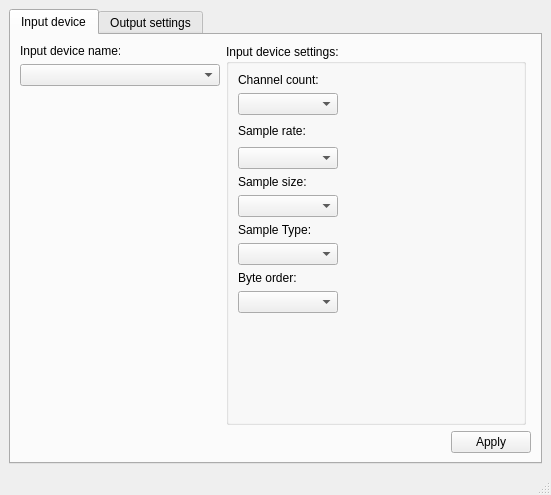
<?xml version="1.0" encoding="UTF-8"?>
<ui version="4.0">
 <class>MainWindow</class>
 <widget class="QMainWindow" name="MainWindow">
  <property name="geometry">
   <rect>
    <x>0</x>
    <y>0</y>
    <width>551</width>
    <height>495</height>
   </rect>
  </property>
  <property name="minimumSize">
   <size>
    <width>450</width>
    <height>495</height>
   </size>
  </property>
  <property name="maximumSize">
   <size>
    <width>551</width>
    <height>495</height>
   </size>
  </property>
  <property name="windowTitle">
   <string>MainWindow</string>
  </property>
  <widget class="QWidget" name="centralwidget">
   <property name="maximumSize">
    <size>
     <width>16777215</width>
     <height>16777215</height>
    </size>
   </property>
   <layout class="QGridLayout" name="gridLayout">
    <item row="0" column="0">
     <widget class="QTabWidget" name="tabWidget">
      <property name="currentIndex">
       <number>0</number>
      </property>
      <widget class="QWidget" name="tab_audioInput">
       <attribute name="title">
        <string>Input device</string>
       </attribute>
       <layout class="QGridLayout" name="gridLayout_2">
        <item row="0" column="0">
         <layout class="QVBoxLayout" name="verticalLayout">
          <item>
           <widget class="QLabel" name="lbl_inDeviceName">
            <property name="sizePolicy">
             <sizepolicy hsizetype="Minimum" vsizetype="Fixed">
              <horstretch>0</horstretch>
              <verstretch>0</verstretch>
             </sizepolicy>
            </property>
            <property name="minimumSize">
             <size>
              <width>100</width>
              <height>0</height>
             </size>
            </property>
            <property name="maximumSize">
             <size>
              <width>100</width>
              <height>16777215</height>
             </size>
            </property>
            <property name="text">
             <string>Input device name:</string>
            </property>
           </widget>
          </item>
          <item>
           <widget class="QComboBox" name="cb_inDeviceList">
            <property name="sizePolicy">
             <sizepolicy hsizetype="Preferred" vsizetype="Fixed">
              <horstretch>0</horstretch>
              <verstretch>0</verstretch>
             </sizepolicy>
            </property>
            <property name="minimumSize">
             <size>
              <width>200</width>
              <height>0</height>
             </size>
            </property>
            <property name="maximumSize">
             <size>
              <width>300</width>
              <height>16777215</height>
             </size>
            </property>
           </widget>
          </item>
          <item>
           <spacer name="verticalSpacer">
            <property name="orientation">
             <enum>Qt::Vertical</enum>
            </property>
            <property name="sizeHint" stdset="0">
             <size>
              <width>20</width>
              <height>40</height>
             </size>
            </property>
           </spacer>
          </item>
         </layout>
        </item>
        <item row="1" column="1">
         <layout class="QHBoxLayout" name="horizontalLayout">
          <item>
           <spacer name="horizontalSpacer">
            <property name="orientation">
             <enum>Qt::Horizontal</enum>
            </property>
            <property name="sizeType">
             <enum>QSizePolicy::Expanding</enum>
            </property>
            <property name="sizeHint" stdset="0">
             <size>
              <width>20</width>
              <height>20</height>
             </size>
            </property>
           </spacer>
          </item>
          <item>
           <widget class="QPushButton" name="btn_inDeviceApply">
            <property name="text">
             <string>Apply</string>
            </property>
           </widget>
          </item>
         </layout>
        </item>
        <item row="0" column="1">
         <widget class="QGroupBox" name="gb_inDeviceSettings">
          <property name="minimumSize">
           <size>
            <width>200</width>
            <height>360</height>
           </size>
          </property>
          <property name="maximumSize">
           <size>
            <width>300</width>
            <height>16777215</height>
           </size>
          </property>
          <property name="title">
           <string>Input device settings:</string>
          </property>
          <layout class="QGridLayout" name="gridLayout_3">
           <item row="7" column="0">
            <widget class="QComboBox" name="cb_sampleType">
             <property name="minimumSize">
              <size>
               <width>100</width>
               <height>0</height>
              </size>
             </property>
             <property name="maximumSize">
              <size>
               <width>120</width>
               <height>16777215</height>
              </size>
             </property>
            </widget>
           </item>
           <item row="4" column="0">
            <widget class="QLabel" name="lbl_sampleSizes">
             <property name="minimumSize">
              <size>
               <width>80</width>
               <height>0</height>
              </size>
             </property>
             <property name="maximumSize">
              <size>
               <width>80</width>
               <height>16777215</height>
              </size>
             </property>
             <property name="text">
              <string>Sample size:</string>
             </property>
            </widget>
           </item>
           <item row="5" column="0">
            <widget class="QComboBox" name="cb_sampleSizes">
             <property name="minimumSize">
              <size>
               <width>100</width>
               <height>0</height>
              </size>
             </property>
             <property name="maximumSize">
              <size>
               <width>120</width>
               <height>16777215</height>
              </size>
             </property>
            </widget>
           </item>
           <item row="9" column="0">
            <widget class="QComboBox" name="cb_byteOrder">
             <property name="minimumSize">
              <size>
               <width>100</width>
               <height>0</height>
              </size>
             </property>
             <property name="maximumSize">
              <size>
               <width>120</width>
               <height>16777215</height>
              </size>
             </property>
            </widget>
           </item>
           <item row="0" column="0">
            <widget class="QLabel" name="lbl_channelCount">
             <property name="minimumSize">
              <size>
               <width>80</width>
               <height>0</height>
              </size>
             </property>
             <property name="maximumSize">
              <size>
               <width>80</width>
               <height>16777215</height>
              </size>
             </property>
             <property name="text">
              <string>Channel count:</string>
             </property>
            </widget>
           </item>
           <item row="12" column="0">
            <spacer name="verticalSpacer_2">
             <property name="orientation">
              <enum>Qt::Vertical</enum>
             </property>
             <property name="sizeHint" stdset="0">
              <size>
               <width>20</width>
               <height>40</height>
              </size>
             </property>
            </spacer>
           </item>
           <item row="2" column="0">
            <widget class="QLabel" name="lbl_sampleRates">
             <property name="minimumSize">
              <size>
               <width>80</width>
               <height>0</height>
              </size>
             </property>
             <property name="maximumSize">
              <size>
               <width>80</width>
               <height>16777215</height>
              </size>
             </property>
             <property name="text">
              <string>Sample rate:</string>
             </property>
            </widget>
           </item>
           <item row="8" column="0">
            <widget class="QLabel" name="lbl_byteOrder">
             <property name="minimumSize">
              <size>
               <width>80</width>
               <height>0</height>
              </size>
             </property>
             <property name="maximumSize">
              <size>
               <width>80</width>
               <height>16777215</height>
              </size>
             </property>
             <property name="text">
              <string>Byte order:</string>
             </property>
            </widget>
           </item>
           <item row="6" column="0">
            <widget class="QLabel" name="lbl_sampleType">
             <property name="minimumSize">
              <size>
               <width>80</width>
               <height>0</height>
              </size>
             </property>
             <property name="maximumSize">
              <size>
               <width>80</width>
               <height>16777215</height>
              </size>
             </property>
             <property name="text">
              <string>Sample Type:</string>
             </property>
            </widget>
           </item>
           <item row="1" column="0">
            <widget class="QComboBox" name="cb_channelCount">
             <property name="minimumSize">
              <size>
               <width>100</width>
               <height>0</height>
              </size>
             </property>
             <property name="maximumSize">
              <size>
               <width>120</width>
               <height>16777215</height>
              </size>
             </property>
            </widget>
           </item>
           <item row="3" column="0">
            <widget class="QComboBox" name="cb_sampleRates">
             <property name="minimumSize">
              <size>
               <width>100</width>
               <height>0</height>
              </size>
             </property>
             <property name="maximumSize">
              <size>
               <width>120</width>
               <height>16777215</height>
              </size>
             </property>
            </widget>
           </item>
           <item row="2" column="1">
            <spacer name="horizontalSpacer_2">
             <property name="orientation">
              <enum>Qt::Horizontal</enum>
             </property>
             <property name="sizeHint" stdset="0">
              <size>
               <width>40</width>
               <height>20</height>
              </size>
             </property>
            </spacer>
           </item>
          </layout>
         </widget>
        </item>
       </layout>
      </widget>
      <widget class="QWidget" name="tab_DataSave">
       <attribute name="title">
        <string>Output settings</string>
       </attribute>
      </widget>
     </widget>
    </item>
   </layout>
  </widget>
  <widget class="QMenuBar" name="menubar">
   <property name="geometry">
    <rect>
     <x>0</x>
     <y>0</y>
     <width>551</width>
     <height>21</height>
    </rect>
   </property>
  </widget>
  <widget class="QStatusBar" name="statusbar"/>
 </widget>
 <tabstops>
  <tabstop>tabWidget</tabstop>
  <tabstop>cb_inDeviceList</tabstop>
  <tabstop>cb_channelCount</tabstop>
  <tabstop>cb_sampleRates</tabstop>
  <tabstop>cb_sampleSizes</tabstop>
  <tabstop>cb_sampleType</tabstop>
  <tabstop>cb_byteOrder</tabstop>
  <tabstop>btn_inDeviceApply</tabstop>
 </tabstops>
 <resources/>
 <connections/>
</ui>
